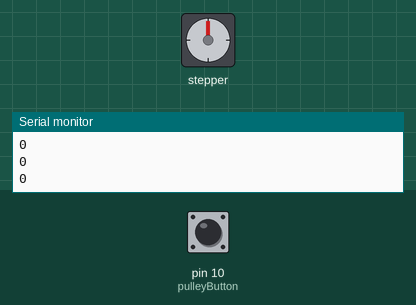
Simulated run of this sketch. Board: Arduino Uno, built with avr-gcc and run on an emulated ATmega328P. Shown: stepper motor, the last lines printed to the serial monitor. Wiring (inferred from the names in the program): stepper motor driver (200 steps per turn assumed): step pin 3; direction pin 4. The inputs (shaded band) are chosen by the test bench; at power-on: pin 10 (pulleyButton) LOW.

Above: at 1.2 s.
1.3 s: pin 10 (pulleyButton) pulled HIGH for 0.15 s
At 4.2 s:
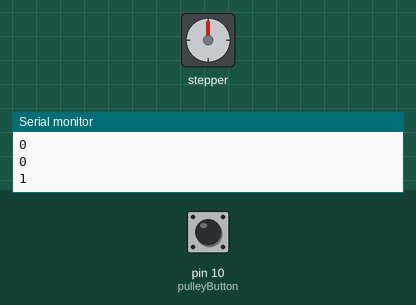
4.4 s: pin 10 (pulleyButton) pulled HIGH for 3.2 s
At 7.4 s:
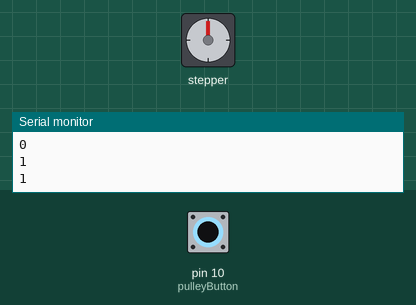
10.6 s: pin 10 (pulleyButton) pulled HIGH for 3.2 s
16.8 s: pin 10 (pulleyButton) driven HIGH
Timing chart, 0 to 23.8 s (numbered marks = the images above; inputs shaded):
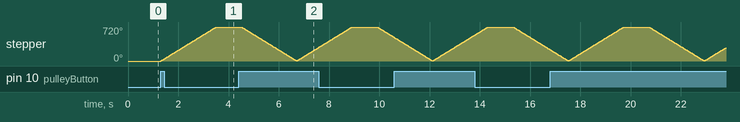

Measured:
- after the input at 1.3 s, stepper: turns 720° clockwise in 2.2 s, starting at once

The sketch:

pulley_test.ino
```cpp
const int stepPin = 3;
const int dirPin = 4;
const int pulleyButton = 10;
const int fullRev = 2700;
//full revolution should be 1800
bool pulleyMoving = false;
int pulleyCount = 0;
const int pulleyMid = 8;
const int pulleyMax = 2 * pulleyMid;

void setup() {
  pinMode(3, OUTPUT);
  pinMode(4, OUTPUT);
  pinMode(10, INPUT);
  Serial.begin(9600);
}

void loop() {
  int pulley = digitalRead(pulleyButton);
  Serial.println(pulley);

  if (pulley && !pulleyMoving) {
    pulleyMoving = true;
    pulleyCount = 0;
  }

  while (pulleyMoving) {
    //max height reached
    if (pulleyCount >= pulleyMax) {
      pulleyMoving = false;
      pulleyCount = 0;
      break;
    }
    if (pulleyCount < pulleyMid) {
      digitalWrite(dirPin, HIGH);
    }

    else if (pulleyCount < pulleyMax) {
      //put a short delay before switching dir
      if (pulleyCount == pulleyMid) {
      delay(1000);
      }
      digitalWrite(dirPin, LOW);
    }

    for (int i = 0; i < 50; i++){
      digitalWrite(stepPin, HIGH);
      delayMicroseconds(500);
      digitalWrite(stepPin, LOW);
      //longer delay to reduce speed
      delayMicroseconds(5000);
    }

    digitalWrite(stepPin, LOW);
    pulleyCount++;
  }

}
```
